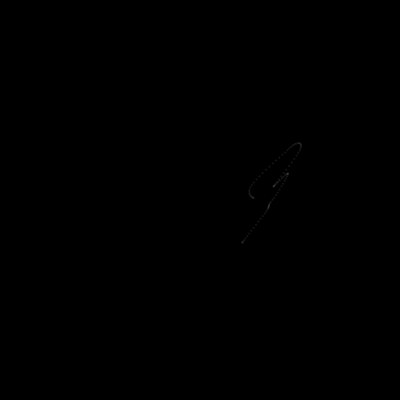
Frame 1 (no input)
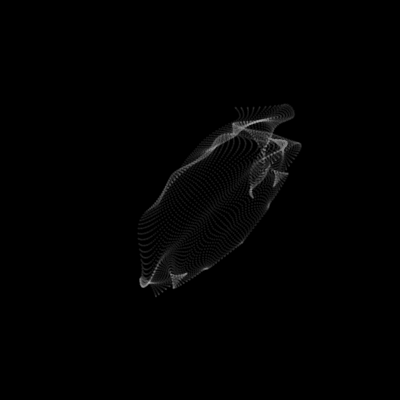
Frame 60 (the mouse pressed at the canvas centre just before this capture)
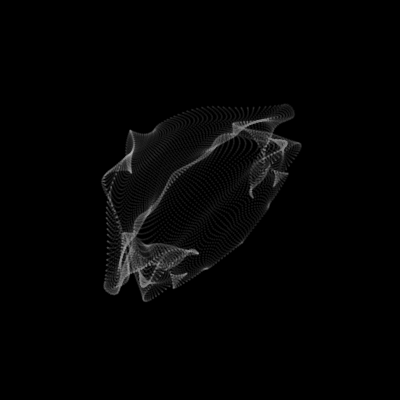
Frame 120 (the mouse held since frame 60 and released just before this capture)

The Processing sketch that drew these frames (run headless with seeded random() and noise(); from frame 60 on, the mouse is pressed at the canvas centre):

// Processing sketch: noise_organiclines
// ── noise_organiclines.pde
float count = 0;

void setup()
{
  size(400,400);
  background(0);
}

void draw()
{
  count += .01;

  //background(255);
  fill(0,0,0,1);
  rect(0,0,width,height);

  for(int i = 0; i < 100; i++)
  {
    
    float x = noise( count, (i/100.))*width;
    float y = noise( (i/100.),count)*height;
    
    noStroke();
    fill(255,255,255,20);
    ellipse( x,y,2,2);
   
    
  }
  
  
  
}
